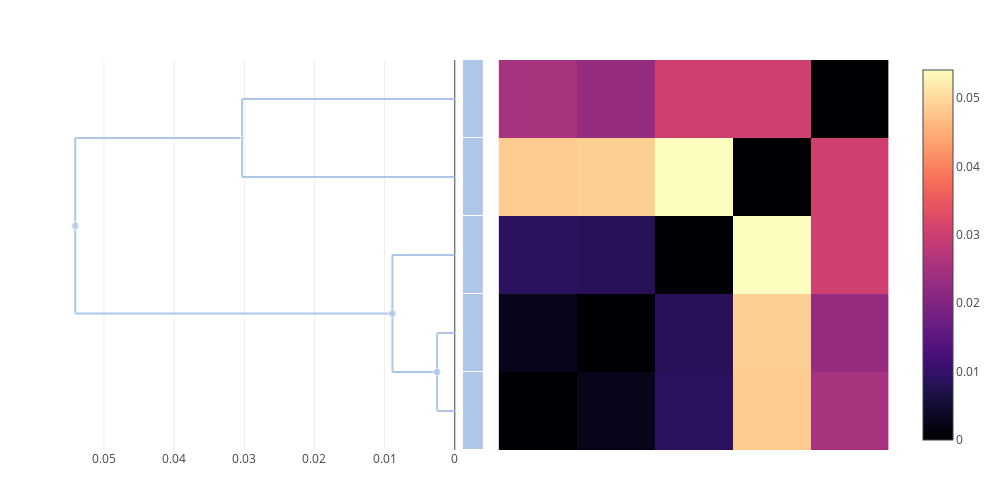

Here is the notebook cell this chart was saved with:
### Markdown cell above
### pinnipedialis

### Code cell
let taxon = "pinnipedialis"
    trees[taxon] = cluster_annotate(cdata, [taxon])
    plot(multi_clustermap(cdata, trees[taxon]))
end

### Figure 1 — Plotly figure (JSON) as saved in the notebook; plotly's stock layout.template omitted (floating-point values rounded to 4 significant figures; data arrays with more than 128 entries replaced by an {"elided": "..."} marker saying what was removed)
{"data": [{"colorscale": {"elided": "256x2 mixed values"}, "type": "heatmap", "x": [0.5, 1.5, 2.5, 3.5, 4.5, 5.5], "y": [0.5, 1.5, 2.5, 3.5, 4.5, 5.5], "z": [[0, 0.00252, 0.008888, 0.04841, 0.02517], [0.00252, 0, 0.008489, 0.04878, 0.02293], [0.008888, 0.008489, 0, 0.05409, 0.03035], [0.04841, 0.04878, 0.05409, 0, 0.03031], [0.02517, 0.02293, 0.03035, 0.03031, 0]]}, {"hoverinfo": "skip", "line": {"color": "#AEC7E8"}, "mode": "lines", "showlegend": false, "type": "scatter", "x": [0.008888, 0.008888, null, 0.008888, 0.00252, null, 0.008888, 0, null], "xaxis": "x2", "y": [1.5, 3, null, 1.5, 1.5, null, 3, 3, null], "yaxis": "y"}, {"hoverinfo": "skip", "line": {"color": "#AEC7E8"}, "mode": "lines", "showlegend": false, "type": "scatter", "x": [0.05409, 0.05409, null, 0.05409, 0.008888, null, 0.05409, 0.03031, null], "xaxis": "x2", "y": [2.25, 4.5, null, 2.25, 2.25, null, 4.5, 4.5, null], "yaxis": "y"}, {"hoverinfo": "skip", "line": {"color": "#AEC7E8"}, "mode": "lines", "showlegend": false, "type": "scatter", "x": [0.03031, 0.03031, null, 0.03031, 0, null, 0.03031, 0, null], "xaxis": "x2", "y": [4, 5, null, 4, 4, null, 5, 5, null], "yaxis": "y"}, {"hoverinfo": "skip", "line": {"color": "#AEC7E8"}, "mode": "lines", "showlegend": false, "type": "scatter", "x": [0.00252, 0.00252, null, 0.00252, 0, null, 0.00252, 0, null], "xaxis": "x2", "y": [1, 2, null, 1, 1, null, 2, 2, null], "yaxis": "y"}, {"customdata": [[7, 3, "pinnipedialis"], [9, 5, "pinnipedialis"], [8, 2, "pinnipedialis"], [6, 2, "pinnipedialis"]], "hovertemplate": "ID: %{customdata[0]}<br>\nHeight: %{x:.3f}<br>\nGenome count: %{customdata[1]}\n<br>\n%{customdata[2]}\n<extra></extra>", "marker": {"color": ["#AEC7E8", "#AEC7E8", "#AEC7E8", "#AEC7E8"], "size": [8, 8, 4, 8]}, "mode": "markers", "showlegend": false, "type": "scatter", "x": [0.008888, 0.05409, 0.03031, 0.00252], "xaxis": "x2", "y": [2.25, 3.375, 4.5, 1.5], "yaxis": "y"}, {"colorscale": [[0, "#666666"], [0.1, "#AEC7E8"], [0.2, "#FFBB78"], [0.3, "#98DF8A"], [0.4, "#FF9896"], [0.5, "#C5B0D5"], [0.6, "#C49C94"], [0.7, "#F7B6D2"], [0.8, "#C7C7C7"], [0.9, "#DBDB8D"], [1, "#9EDAE5"]], "customdata": [[["Genome 2", "pinnipedialis"]], [["Genome 4", "pinnipedialis"]], [["Genome 3", "pinnipedialis"]], [["Genome 1", "pinnipedialis"]], [["Genome 5", "pinnipedialis"]]], "hovertemplate": "%{customdata[0]} <br>\n%{customdata[1]}\n<extra></extra>\n", "showscale": false, "type": "heatmap", "xaxis": "x3", "y": [0.5, 1.5, 2.5, 3.5, 4.5, 5.5], "ygap": 1, "z": [[1], [1], [1], [1], [1]], "zmax": 10, "zmin": 0}], "layout": {"height": 500, "hovermode": "closest", "margin": {"b": 50, "l": 50, "r": 50, "t": 60}, "showlegend": false, "width": 1000, "xaxis": {"autorange": true, "constrain": "domain", "domain": [0.5303, 0.9913], "range": [0.5, 5.5], "scaleanchor": "y", "type": "linear", "visible": false}, "xaxis2": {"autorange": true, "domain": [0, 0.4785], "range": [0.05769, 0], "rangemode": "nonnegative", "type": "linear"}, "xaxis3": {"autorange": true, "domain": [0.488, 0.512], "fixedrange": true, "range": [-0.5, 0.5], "visible": false}, "yaxis": {"autorange": true, "domain": [0, 1], "range": [0.5, 5.5], "scaleanchor": "x", "type": "linear", "visible": false}}}
